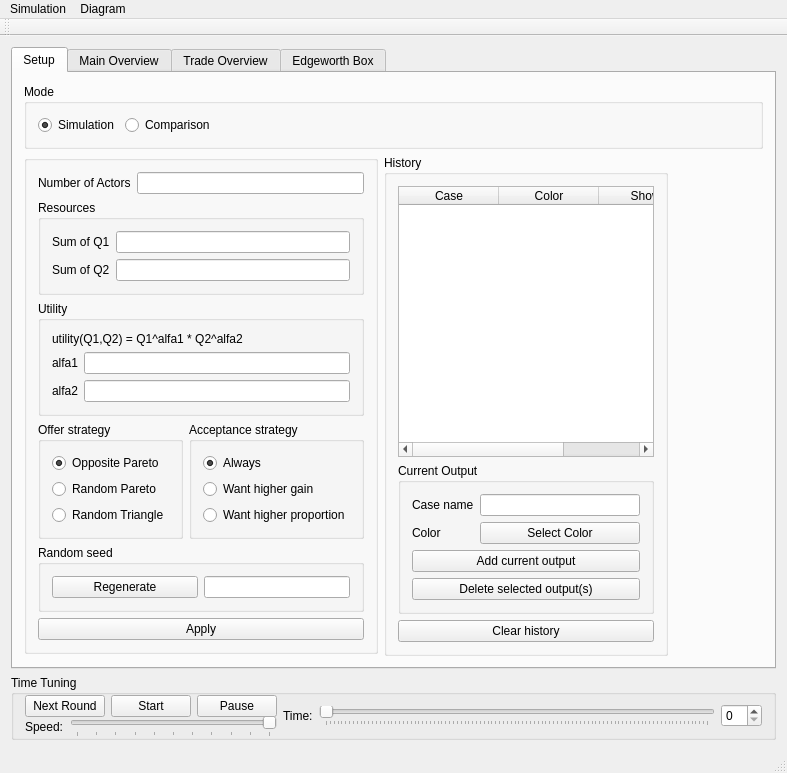
<?xml version="1.0" encoding="UTF-8"?>
<ui version="4.0">
 <class>MainWindow</class>
 <widget class="QMainWindow" name="MainWindow">
  <property name="geometry">
   <rect>
    <x>0</x>
    <y>0</y>
    <width>787</width>
    <height>690</height>
   </rect>
  </property>
  <property name="windowTitle">
   <string>MarketPlayer</string>
  </property>
  <widget class="QWidget" name="centralWidget">
   <layout class="QVBoxLayout" name="verticalLayout_7">
    <item>
     <widget class="QTabWidget" name="tabWidget">
      <property name="currentIndex">
       <number>0</number>
      </property>
      <widget class="QWidget" name="tabSetup">
       <attribute name="title">
        <string>Setup</string>
       </attribute>
       <layout class="QVBoxLayout" name="verticalLayout_19">
        <item>
         <widget class="QGroupBox" name="horizontalGroupBox_2">
          <property name="title">
           <string>Mode</string>
          </property>
          <layout class="QHBoxLayout" name="horizontalLayout_5">
           <item>
            <widget class="QRadioButton" name="radioButtonSimulation">
             <property name="text">
              <string>Simulation</string>
             </property>
             <property name="checked">
              <bool>true</bool>
             </property>
            </widget>
           </item>
           <item>
            <widget class="QRadioButton" name="radioButtonComparison">
             <property name="text">
              <string>Comparison</string>
             </property>
            </widget>
           </item>
           <item>
            <spacer name="horizontalSpacer_2">
             <property name="orientation">
              <enum>Qt::Horizontal</enum>
             </property>
             <property name="sizeHint" stdset="0">
              <size>
               <width>40</width>
               <height>20</height>
              </size>
             </property>
            </spacer>
           </item>
          </layout>
         </widget>
        </item>
        <item>
         <layout class="QHBoxLayout" name="horizontalLayout_4">
          <item>
           <layout class="QVBoxLayout" name="verticalLayoutSetup_2">
            <item>
             <widget class="QGroupBox" name="groupBoxSetup">
              <property name="sizePolicy">
               <sizepolicy hsizetype="Preferred" vsizetype="Preferred">
                <horstretch>0</horstretch>
                <verstretch>0</verstretch>
               </sizepolicy>
              </property>
              <layout class="QVBoxLayout" name="verticalLayoutSetup">
               <item>
                <layout class="QFormLayout" name="formLayout_2">
                 <item row="0" column="0">
                  <widget class="QLabel" name="label">
                   <property name="text">
                    <string>Number of Actors</string>
                   </property>
                   <property name="buddy">
                    <cstring>lineEditNumActors</cstring>
                   </property>
                  </widget>
                 </item>
                 <item row="0" column="1">
                  <widget class="QLineEdit" name="lineEditNumActors">
                   <property name="sizePolicy">
                    <sizepolicy hsizetype="Minimum" vsizetype="Fixed">
                     <horstretch>0</horstretch>
                     <verstretch>0</verstretch>
                    </sizepolicy>
                   </property>
                  </widget>
                 </item>
                </layout>
               </item>
               <item>
                <widget class="QGroupBox" name="groupBoxResourceSetup">
                 <property name="sizePolicy">
                  <sizepolicy hsizetype="Preferred" vsizetype="Preferred">
                   <horstretch>0</horstretch>
                   <verstretch>0</verstretch>
                  </sizepolicy>
                 </property>
                 <property name="title">
                  <string>Resources</string>
                 </property>
                 <layout class="QVBoxLayout" name="verticalLayout_5">
                  <item>
                   <layout class="QFormLayout" name="formLayoutResourceSetup">
                    <item row="0" column="0">
                     <widget class="QLabel" name="labelQ1">
                      <property name="text">
                       <string>Sum of Q1</string>
                      </property>
                     </widget>
                    </item>
                    <item row="0" column="1">
                     <widget class="QLineEdit" name="lineEditSumQ1">
                      <property name="sizePolicy">
                       <sizepolicy hsizetype="Minimum" vsizetype="Fixed">
                        <horstretch>0</horstretch>
                        <verstretch>0</verstretch>
                       </sizepolicy>
                      </property>
                     </widget>
                    </item>
                    <item row="1" column="0">
                     <widget class="QLabel" name="labelQ2">
                      <property name="text">
                       <string>Sum of Q2</string>
                      </property>
                     </widget>
                    </item>
                    <item row="1" column="1">
                     <widget class="QLineEdit" name="lineEditSumQ2">
                      <property name="sizePolicy">
                       <sizepolicy hsizetype="Minimum" vsizetype="Fixed">
                        <horstretch>0</horstretch>
                        <verstretch>0</verstretch>
                       </sizepolicy>
                      </property>
                     </widget>
                    </item>
                   </layout>
                  </item>
                 </layout>
                </widget>
               </item>
               <item>
                <widget class="QGroupBox" name="groupBoxUtilitySetup">
                 <property name="title">
                  <string>Utility</string>
                 </property>
                 <layout class="QVBoxLayout" name="verticalLayout_4">
                  <item>
                   <widget class="QLabel" name="labelUtilityDescription">
                    <property name="sizePolicy">
                     <sizepolicy hsizetype="Preferred" vsizetype="Preferred">
                      <horstretch>0</horstretch>
                      <verstretch>0</verstretch>
                     </sizepolicy>
                    </property>
                    <property name="text">
                     <string>utility(Q1,Q2) = Q1^alfa1 * Q2^alfa2</string>
                    </property>
                    <property name="wordWrap">
                     <bool>true</bool>
                    </property>
                   </widget>
                  </item>
                  <item>
                   <layout class="QFormLayout" name="formLayout">
                    <property name="fieldGrowthPolicy">
                     <enum>QFormLayout::AllNonFixedFieldsGrow</enum>
                    </property>
                    <item row="0" column="0">
                     <widget class="QLabel" name="labelAlfa1">
                      <property name="text">
                       <string>alfa1</string>
                      </property>
                     </widget>
                    </item>
                    <item row="1" column="0">
                     <widget class="QLabel" name="labelAlfa2">
                      <property name="text">
                       <string>alfa2</string>
                      </property>
                     </widget>
                    </item>
                    <item row="1" column="1">
                     <widget class="QLineEdit" name="lineEditAlfa2">
                      <property name="enabled">
                       <bool>true</bool>
                      </property>
                      <property name="sizePolicy">
                       <sizepolicy hsizetype="Minimum" vsizetype="Fixed">
                        <horstretch>0</horstretch>
                        <verstretch>0</verstretch>
                       </sizepolicy>
                      </property>
                      <property name="text">
                       <string/>
                      </property>
                     </widget>
                    </item>
                    <item row="0" column="1">
                     <widget class="QLineEdit" name="lineEditAlfa1">
                      <property name="enabled">
                       <bool>true</bool>
                      </property>
                      <property name="sizePolicy">
                       <sizepolicy hsizetype="Minimum" vsizetype="Fixed">
                        <horstretch>0</horstretch>
                        <verstretch>0</verstretch>
                       </sizepolicy>
                      </property>
                      <property name="text">
                       <string/>
                      </property>
                     </widget>
                    </item>
                   </layout>
                  </item>
                 </layout>
                </widget>
               </item>
               <item>
                <layout class="QHBoxLayout" name="horizontalLayoutTradeStrategy">
                 <item>
                  <widget class="QGroupBox" name="groupBoxOfferStrategy">
                   <property name="title">
                    <string>Offer strategy</string>
                   </property>
                   <layout class="QVBoxLayout" name="verticalLayout_3">
                    <item>
                     <widget class="QRadioButton" name="radioButtonOppositePareto">
                      <property name="text">
                       <string>Opposite Pareto</string>
                      </property>
                      <property name="checkable">
                       <bool>true</bool>
                      </property>
                      <property name="checked">
                       <bool>true</bool>
                      </property>
                     </widget>
                    </item>
                    <item>
                     <widget class="QRadioButton" name="radioButtonRandomPareto">
                      <property name="text">
                       <string>Random Pareto</string>
                      </property>
                     </widget>
                    </item>
                    <item>
                     <widget class="QRadioButton" name="radioButtonRandomTriangle">
                      <property name="text">
                       <string>Random Triangle</string>
                      </property>
                     </widget>
                    </item>
                   </layout>
                  </widget>
                 </item>
                 <item>
                  <widget class="QGroupBox" name="groupBoxAcceptanceStrategy">
                   <property name="title">
                    <string>Acceptance strategy</string>
                   </property>
                   <layout class="QVBoxLayout" name="verticalLayout_9">
                    <item>
                     <widget class="QRadioButton" name="radioButtonWantAlways">
                      <property name="text">
                       <string>Always</string>
                      </property>
                      <property name="checked">
                       <bool>true</bool>
                      </property>
                     </widget>
                    </item>
                    <item>
                     <widget class="QRadioButton" name="radioButtonWantHigherGain">
                      <property name="text">
                       <string>Want higher gain</string>
                      </property>
                     </widget>
                    </item>
                    <item>
                     <widget class="QRadioButton" name="radioButtonWantHigherProportion">
                      <property name="text">
                       <string>Want higher proportion</string>
                      </property>
                     </widget>
                    </item>
                   </layout>
                  </widget>
                 </item>
                </layout>
               </item>
               <item>
                <widget class="QGroupBox" name="groupBoxRandomSeed">
                 <property name="title">
                  <string>Random seed</string>
                 </property>
                 <layout class="QHBoxLayout" name="horizontalLayout_3">
                  <item>
                   <widget class="QPushButton" name="pushButtonRegenerateSeed">
                    <property name="sizePolicy">
                     <sizepolicy hsizetype="Preferred" vsizetype="Fixed">
                      <horstretch>0</horstretch>
                      <verstretch>0</verstretch>
                     </sizepolicy>
                    </property>
                    <property name="text">
                     <string>Regenerate</string>
                    </property>
                   </widget>
                  </item>
                  <item>
                   <widget class="QLineEdit" name="lineEditSeed">
                    <property name="sizePolicy">
                     <sizepolicy hsizetype="Preferred" vsizetype="Fixed">
                      <horstretch>0</horstretch>
                      <verstretch>0</verstretch>
                     </sizepolicy>
                    </property>
                   </widget>
                  </item>
                 </layout>
                </widget>
               </item>
               <item>
                <widget class="QPushButton" name="pushButtonApply">
                 <property name="text">
                  <string>Apply</string>
                 </property>
                </widget>
               </item>
              </layout>
             </widget>
            </item>
            <item>
             <spacer name="verticalSpacer">
              <property name="orientation">
               <enum>Qt::Vertical</enum>
              </property>
              <property name="sizeHint" stdset="0">
               <size>
                <width>20</width>
                <height>40</height>
               </size>
              </property>
             </spacer>
            </item>
           </layout>
          </item>
          <item>
           <widget class="QGroupBox" name="groupBoxHistory">
            <property name="title">
             <string>History</string>
            </property>
            <layout class="QVBoxLayout" name="verticalLayout_18">
             <item>
              <widget class="QTableWidget" name="tableWidgetCases">
               <property name="dragEnabled">
                <bool>false</bool>
               </property>
               <property name="columnCount">
                <number>3</number>
               </property>
               <attribute name="horizontalHeaderCascadingSectionResizes">
                <bool>false</bool>
               </attribute>
               <attribute name="horizontalHeaderStretchLastSection">
                <bool>true</bool>
               </attribute>
               <column>
                <property name="text">
                 <string>Case</string>
                </property>
               </column>
               <column>
                <property name="text">
                 <string>Color</string>
                </property>
               </column>
               <column>
                <property name="text">
                 <string>Shown</string>
                </property>
               </column>
              </widget>
             </item>
             <item>
              <widget class="QGroupBox" name="groupBox">
               <property name="title">
                <string>Current Output</string>
               </property>
               <layout class="QVBoxLayout" name="verticalLayout_20">
                <item>
                 <layout class="QFormLayout" name="formLayout_4">
                  <property name="fieldGrowthPolicy">
                   <enum>QFormLayout::AllNonFixedFieldsGrow</enum>
                  </property>
                  <item row="0" column="0">
                   <widget class="QLabel" name="caseNameLabel">
                    <property name="text">
                     <string>Case name</string>
                    </property>
                   </widget>
                  </item>
                  <item row="0" column="1">
                   <widget class="QLineEdit" name="lineEditCaseName"/>
                  </item>
                  <item row="1" column="0">
                   <widget class="QLabel" name="colorLabel">
                    <property name="text">
                     <string>Color</string>
                    </property>
                   </widget>
                  </item>
                  <item row="1" column="1">
                   <widget class="QPushButton" name="pushButtonCaseColor">
                    <property name="text">
                     <string>Select Color</string>
                    </property>
                   </widget>
                  </item>
                 </layout>
                </item>
                <item>
                 <widget class="QPushButton" name="pushButtonAddCurrentOutput">
                  <property name="text">
                   <string>Add current output</string>
                  </property>
                 </widget>
                </item>
                <item>
                 <widget class="QPushButton" name="pushButtonDeleteSelectedOutput">
                  <property name="text">
                   <string>Delete selected output(s)</string>
                  </property>
                 </widget>
                </item>
               </layout>
              </widget>
             </item>
             <item>
              <widget class="QPushButton" name="pushButtonClearHistory">
               <property name="text">
                <string>Clear history</string>
               </property>
              </widget>
             </item>
            </layout>
           </widget>
          </item>
          <item>
           <spacer name="horizontalSpacer">
            <property name="orientation">
             <enum>Qt::Horizontal</enum>
            </property>
            <property name="sizeHint" stdset="0">
             <size>
              <width>40</width>
              <height>20</height>
             </size>
            </property>
           </spacer>
          </item>
         </layout>
        </item>
       </layout>
      </widget>
      <widget class="QWidget" name="tabMainOverview">
       <attribute name="title">
        <string>Main Overview</string>
       </attribute>
       <layout class="QVBoxLayout" name="verticalLayout_2">
        <item>
         <widget class="QWidget" name="widgetOverview" native="true">
          <layout class="QGridLayout" name="gridLayout">
           <item row="2" column="0">
            <widget class="QDockWidget" name="dockWidgetQ2Distribution">
             <property name="windowTitle">
              <string>Q2 Distribution</string>
             </property>
             <widget class="QWidget" name="dockWidgetContents_3">
              <layout class="QVBoxLayout" name="verticalLayout_16">
               <item>
                <widget class="QCustomPlot" name="plotQ2Distribution" native="true"/>
               </item>
              </layout>
             </widget>
            </widget>
           </item>
           <item row="1" column="1">
            <widget class="QDockWidget" name="dockWidgetUtilityDistribution">
             <property name="windowTitle">
              <string>Utility Distribution</string>
             </property>
             <widget class="QWidget" name="dockWidgetContents_4">
              <layout class="QVBoxLayout" name="verticalLayout_8">
               <item>
                <widget class="QCustomPlot" name="plotUtilityDistribution" native="true">
                 <property name="sizePolicy">
                  <sizepolicy hsizetype="Preferred" vsizetype="Expanding">
                   <horstretch>0</horstretch>
                   <verstretch>0</verstretch>
                  </sizepolicy>
                 </property>
                </widget>
               </item>
              </layout>
             </widget>
            </widget>
           </item>
           <item row="1" column="0">
            <widget class="QDockWidget" name="dockWidgetQ1Distribution">
             <property name="windowTitle">
              <string>Q1 Distribution</string>
             </property>
             <widget class="QWidget" name="dockWidgetContents_2">
              <layout class="QVBoxLayout" name="verticalLayout_15">
               <item>
                <widget class="QCustomPlot" name="plotQ1Distribution" native="true"/>
               </item>
              </layout>
             </widget>
            </widget>
           </item>
           <item row="2" column="1">
            <widget class="QDockWidget" name="dockWidgetWealthDistribution">
             <property name="windowTitle">
              <string>Wealth Distribution</string>
             </property>
             <widget class="QWidget" name="dockWidgetContents_10">
              <layout class="QVBoxLayout" name="verticalLayout_13">
               <item>
                <widget class="QCustomPlot" name="plotWealthDistribution" native="true"/>
               </item>
              </layout>
             </widget>
            </widget>
           </item>
           <item row="1" column="2">
            <widget class="QDockWidget" name="dockWidgetSumUtility">
             <property name="windowTitle">
              <string>Sum Utility</string>
             </property>
             <widget class="QWidget" name="dockWidgetContents_8">
              <layout class="QVBoxLayout" name="verticalLayout_10">
               <item>
                <widget class="QCustomPlot" name="plotSumUtility" native="true">
                 <property name="sizePolicy">
                  <sizepolicy hsizetype="Preferred" vsizetype="Expanding">
                   <horstretch>0</horstretch>
                   <verstretch>0</verstretch>
                  </sizepolicy>
                 </property>
                </widget>
               </item>
               <item>
                <widget class="QLabel" name="labelSumUtilities">
                 <property name="sizePolicy">
                  <sizepolicy hsizetype="Preferred" vsizetype="Preferred">
                   <horstretch>0</horstretch>
                   <verstretch>0</verstretch>
                  </sizepolicy>
                 </property>
                 <property name="text">
                  <string>0</string>
                 </property>
                </widget>
               </item>
              </layout>
             </widget>
            </widget>
           </item>
           <item row="2" column="2">
            <widget class="QDockWidget" name="dockWidgetWealthDeviation">
             <property name="windowTitle">
              <string>Wealth Deviation</string>
             </property>
             <widget class="QWidget" name="dockWidgetContents_13">
              <layout class="QVBoxLayout" name="verticalLayout_17">
               <item>
                <widget class="QCustomPlot" name="plotWealthDeviation" native="true">
                 <property name="sizePolicy">
                  <sizepolicy hsizetype="Preferred" vsizetype="Expanding">
                   <horstretch>0</horstretch>
                   <verstretch>0</verstretch>
                  </sizepolicy>
                 </property>
                </widget>
               </item>
               <item>
                <widget class="QLabel" name="labelWealthDeviation">
                 <property name="text">
                  <string>0</string>
                 </property>
                </widget>
               </item>
              </layout>
             </widget>
            </widget>
           </item>
          </layout>
         </widget>
        </item>
       </layout>
      </widget>
      <widget class="QWidget" name="tabTradeOverview">
       <attribute name="title">
        <string>Trade Overview</string>
       </attribute>
       <layout class="QGridLayout" name="gridLayout_2">
        <item row="1" column="0">
         <widget class="QDockWidget" name="dockWidgetQ2Traded">
          <property name="windowTitle">
           <string>Q2 Traded</string>
          </property>
          <widget class="QWidget" name="dockWidgetContents_7">
           <layout class="QVBoxLayout" name="verticalLayout_11">
            <item>
             <widget class="QCustomPlot" name="plotQ2Traded" native="true">
              <property name="sizePolicy">
               <sizepolicy hsizetype="Preferred" vsizetype="Expanding">
                <horstretch>0</horstretch>
                <verstretch>0</verstretch>
               </sizepolicy>
              </property>
             </widget>
            </item>
            <item>
             <widget class="QLabel" name="labelQ2Traded">
              <property name="text">
               <string>0</string>
              </property>
             </widget>
            </item>
           </layout>
          </widget>
         </widget>
        </item>
        <item row="0" column="0">
         <widget class="QDockWidget" name="dockWidgetQ1Traded">
          <property name="windowTitle">
           <string>Q1 Traded</string>
          </property>
          <widget class="QWidget" name="dockWidgetContents_6">
           <layout class="QVBoxLayout" name="verticalLayout_12">
            <item>
             <widget class="QCustomPlot" name="plotQ1Traded" native="true">
              <property name="sizePolicy">
               <sizepolicy hsizetype="Preferred" vsizetype="Expanding">
                <horstretch>0</horstretch>
                <verstretch>0</verstretch>
               </sizepolicy>
              </property>
             </widget>
            </item>
            <item>
             <widget class="QLabel" name="labelQ1Traded">
              <property name="text">
               <string>0</string>
              </property>
             </widget>
            </item>
           </layout>
          </widget>
         </widget>
        </item>
        <item row="0" column="1">
         <widget class="QDockWidget" name="dockWidgetNumSuccessful">
          <property name="windowTitle">
           <string>Number of Successful Trades</string>
          </property>
          <widget class="QWidget" name="dockWidgetContents">
           <layout class="QVBoxLayout" name="verticalLayout_14">
            <item>
             <widget class="QCustomPlot" name="plotNumSuccessfulTrades" native="true">
              <property name="sizePolicy">
               <sizepolicy hsizetype="Preferred" vsizetype="Expanding">
                <horstretch>0</horstretch>
                <verstretch>0</verstretch>
               </sizepolicy>
              </property>
             </widget>
            </item>
            <item>
             <widget class="QLabel" name="labelNumSuccessful">
              <property name="text">
               <string>0</string>
              </property>
             </widget>
            </item>
           </layout>
          </widget>
         </widget>
        </item>
       </layout>
      </widget>
      <widget class="QWidget" name="tabEdgeworthBox">
       <attribute name="title">
        <string>Edgeworth Box</string>
       </attribute>
       <layout class="QVBoxLayout" name="verticalLayout">
        <item>
         <widget class="QCustomPlot" name="plotEdgeworthBox" native="true">
          <property name="sizePolicy">
           <sizepolicy hsizetype="Preferred" vsizetype="Expanding">
            <horstretch>0</horstretch>
            <verstretch>0</verstretch>
           </sizepolicy>
          </property>
         </widget>
        </item>
        <item>
         <widget class="QGroupBox" name="groupBoxProgress">
          <property name="sizePolicy">
           <sizepolicy hsizetype="Preferred" vsizetype="Minimum">
            <horstretch>0</horstretch>
            <verstretch>0</verstretch>
           </sizepolicy>
          </property>
          <property name="title">
           <string>Progress of current round</string>
          </property>
          <layout class="QHBoxLayout" name="horizontalLayout_2">
           <item>
            <widget class="QPushButton" name="pushButtonNextTrade">
             <property name="text">
              <string>Next Trade</string>
             </property>
            </widget>
           </item>
           <item>
            <widget class="QLabel" name="labelProgress">
             <property name="text">
              <string>1/</string>
             </property>
            </widget>
           </item>
           <item>
            <widget class="QProgressBar" name="progressBarRound">
             <property name="value">
              <number>0</number>
             </property>
             <property name="textVisible">
              <bool>true</bool>
             </property>
            </widget>
           </item>
          </layout>
         </widget>
        </item>
       </layout>
      </widget>
     </widget>
    </item>
    <item>
     <widget class="QGroupBox" name="groupBoxTimeTuning">
      <property name="title">
       <string>Time Tuning</string>
      </property>
      <layout class="QHBoxLayout" name="horizontalLayout">
       <property name="topMargin">
        <number>0</number>
       </property>
       <property name="bottomMargin">
        <number>0</number>
       </property>
       <item>
        <layout class="QVBoxLayout" name="verticalLayout_6">
         <property name="spacing">
          <number>0</number>
         </property>
         <item>
          <layout class="QHBoxLayout" name="horizontalLayout_10">
           <item>
            <widget class="QPushButton" name="pushButtonNextRound">
             <property name="text">
              <string>Next Round</string>
             </property>
            </widget>
           </item>
           <item>
            <widget class="QPushButton" name="pushButtonStart">
             <property name="text">
              <string>Start</string>
             </property>
            </widget>
           </item>
           <item>
            <widget class="QPushButton" name="pushButtonPause">
             <property name="text">
              <string>Pause</string>
             </property>
            </widget>
           </item>
          </layout>
         </item>
         <item>
          <layout class="QHBoxLayout" name="horizontalLayout_11">
           <item>
            <widget class="QLabel" name="label_2">
             <property name="sizePolicy">
              <sizepolicy hsizetype="Fixed" vsizetype="Preferred">
               <horstretch>0</horstretch>
               <verstretch>0</verstretch>
              </sizepolicy>
             </property>
             <property name="text">
              <string>Speed:</string>
             </property>
            </widget>
           </item>
           <item>
            <widget class="QSlider" name="sliderSpeed">
             <property name="sizePolicy">
              <sizepolicy hsizetype="Preferred" vsizetype="Fixed">
               <horstretch>0</horstretch>
               <verstretch>0</verstretch>
              </sizepolicy>
             </property>
             <property name="maximum">
              <number>10</number>
             </property>
             <property name="orientation">
              <enum>Qt::Horizontal</enum>
             </property>
             <property name="invertedAppearance">
              <bool>true</bool>
             </property>
             <property name="invertedControls">
              <bool>false</bool>
             </property>
             <property name="tickPosition">
              <enum>QSlider::TicksBelow</enum>
             </property>
            </widget>
           </item>
          </layout>
         </item>
        </layout>
       </item>
       <item>
        <widget class="QLabel" name="label_3">
         <property name="text">
          <string>Time:</string>
         </property>
        </widget>
       </item>
       <item>
        <widget class="QSlider" name="sliderTime">
         <property name="statusTip">
          <string/>
         </property>
         <property name="orientation">
          <enum>Qt::Horizontal</enum>
         </property>
         <property name="tickPosition">
          <enum>QSlider::TicksBelow</enum>
         </property>
        </widget>
       </item>
       <item>
        <widget class="QSpinBox" name="spinBoxTime"/>
       </item>
      </layout>
     </widget>
    </item>
   </layout>
  </widget>
  <widget class="QMenuBar" name="menuBar">
   <property name="geometry">
    <rect>
     <x>0</x>
     <y>0</y>
     <width>787</width>
     <height>21</height>
    </rect>
   </property>
   <widget class="QMenu" name="menuDiagram">
    <property name="title">
     <string>Diagram</string>
    </property>
    <addaction name="actionSaveEdgeworthDiagram"/>
   </widget>
   <widget class="QMenu" name="menuSimulation">
    <property name="title">
     <string>Simulation</string>
    </property>
    <addaction name="actionSaveConfiguration"/>
    <addaction name="actionLoadConfiguration"/>
    <addaction name="actionApply"/>
    <addaction name="separator"/>
    <addaction name="actionNextTrade"/>
    <addaction name="actionNextRound"/>
    <addaction name="actionStart"/>
    <addaction name="actionPause"/>
   </widget>
   <addaction name="menuSimulation"/>
   <addaction name="menuDiagram"/>
  </widget>
  <widget class="QToolBar" name="mainToolBar">
   <attribute name="toolBarArea">
    <enum>TopToolBarArea</enum>
   </attribute>
   <attribute name="toolBarBreak">
    <bool>false</bool>
   </attribute>
  </widget>
  <widget class="QStatusBar" name="statusBar"/>
  <action name="actionSaveEdgeworthDiagram">
   <property name="text">
    <string>SaveEdgeworthDiagram</string>
   </property>
  </action>
  <action name="actionApply">
   <property name="text">
    <string>Apply</string>
   </property>
  </action>
  <action name="actionStart">
   <property name="text">
    <string>Start</string>
   </property>
  </action>
  <action name="actionPause">
   <property name="text">
    <string>Pause</string>
   </property>
  </action>
  <action name="actionNextRound">
   <property name="text">
    <string>Next Round</string>
   </property>
  </action>
  <action name="actionNextTrade">
   <property name="text">
    <string>Next Trade</string>
   </property>
   <property name="shortcut">
    <string>Ctrl+N</string>
   </property>
  </action>
  <action name="actionSaveConfiguration">
   <property name="text">
    <string>Save Configuration...</string>
   </property>
  </action>
  <action name="actionLoadConfiguration">
   <property name="text">
    <string>Load Configuration...</string>
   </property>
  </action>
 </widget>
 <layoutdefault spacing="6" margin="11"/>
 <customwidgets>
  <customwidget>
   <class>QCustomPlot</class>
   <extends>QWidget</extends>
   <header>qcustomplot.h</header>
   <container>1</container>
  </customwidget>
 </customwidgets>
 <tabstops>
  <tabstop>lineEditNumActors</tabstop>
  <tabstop>lineEditSumQ1</tabstop>
  <tabstop>lineEditSumQ2</tabstop>
  <tabstop>lineEditAlfa1</tabstop>
  <tabstop>lineEditAlfa2</tabstop>
  <tabstop>radioButtonOppositePareto</tabstop>
  <tabstop>radioButtonRandomPareto</tabstop>
  <tabstop>radioButtonRandomTriangle</tabstop>
  <tabstop>pushButtonApply</tabstop>
  <tabstop>tabWidget</tabstop>
  <tabstop>sliderTime</tabstop>
  <tabstop>spinBoxTime</tabstop>
  <tabstop>pushButtonNextTrade</tabstop>
 </tabstops>
 <resources/>
 <connections>
  <connection>
   <sender>spinBoxTime</sender>
   <signal>valueChanged(int)</signal>
   <receiver>sliderTime</receiver>
   <slot>setValue(int)</slot>
   <hints>
    <hint type="sourcelabel">
     <x>741</x>
     <y>459</y>
    </hint>
    <hint type="destinationlabel">
     <x>711</x>
     <y>459</y>
    </hint>
   </hints>
  </connection>
  <connection>
   <sender>sliderTime</sender>
   <signal>valueChanged(int)</signal>
   <receiver>spinBoxTime</receiver>
   <slot>setValue(int)</slot>
   <hints>
    <hint type="sourcelabel">
     <x>655</x>
     <y>457</y>
    </hint>
    <hint type="destinationlabel">
     <x>759</x>
     <y>455</y>
    </hint>
   </hints>
  </connection>
 </connections>
</ui>
